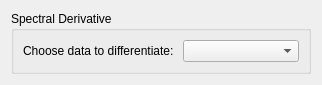
<?xml version="1.0" encoding="UTF-8"?>
<ui version="4.0">
 <class>Form</class>
 <widget class="QWidget" name="Form">
  <property name="geometry">
   <rect>
    <x>0</x>
    <y>0</y>
    <width>322</width>
    <height>85</height>
   </rect>
  </property>
  <property name="sizePolicy">
   <sizepolicy hsizetype="Ignored" vsizetype="Ignored">
    <horstretch>0</horstretch>
    <verstretch>0</verstretch>
   </sizepolicy>
  </property>
  <property name="windowTitle">
   <string>Form</string>
  </property>
  <layout class="QVBoxLayout" name="verticalLayout">
   <item>
    <widget class="QGroupBox" name="formGroupBox">
     <property name="title">
      <string>Spectral Derivative</string>
     </property>
     <layout class="QFormLayout" name="formLayout">
      <property name="fieldGrowthPolicy">
       <enum>QFormLayout::AllNonFixedFieldsGrow</enum>
      </property>
      <item row="0" column="0">
       <widget class="QLabel" name="chooseDataToDerivLabel">
        <property name="text">
         <string>Choose data to differentiate: </string>
        </property>
       </widget>
      </item>
      <item row="0" column="1">
       <widget class="QComboBox" name="chooseDataToDerivComboBox"/>
      </item>
     </layout>
    </widget>
   </item>
  </layout>
 </widget>
 <resources/>
 <connections/>
</ui>
